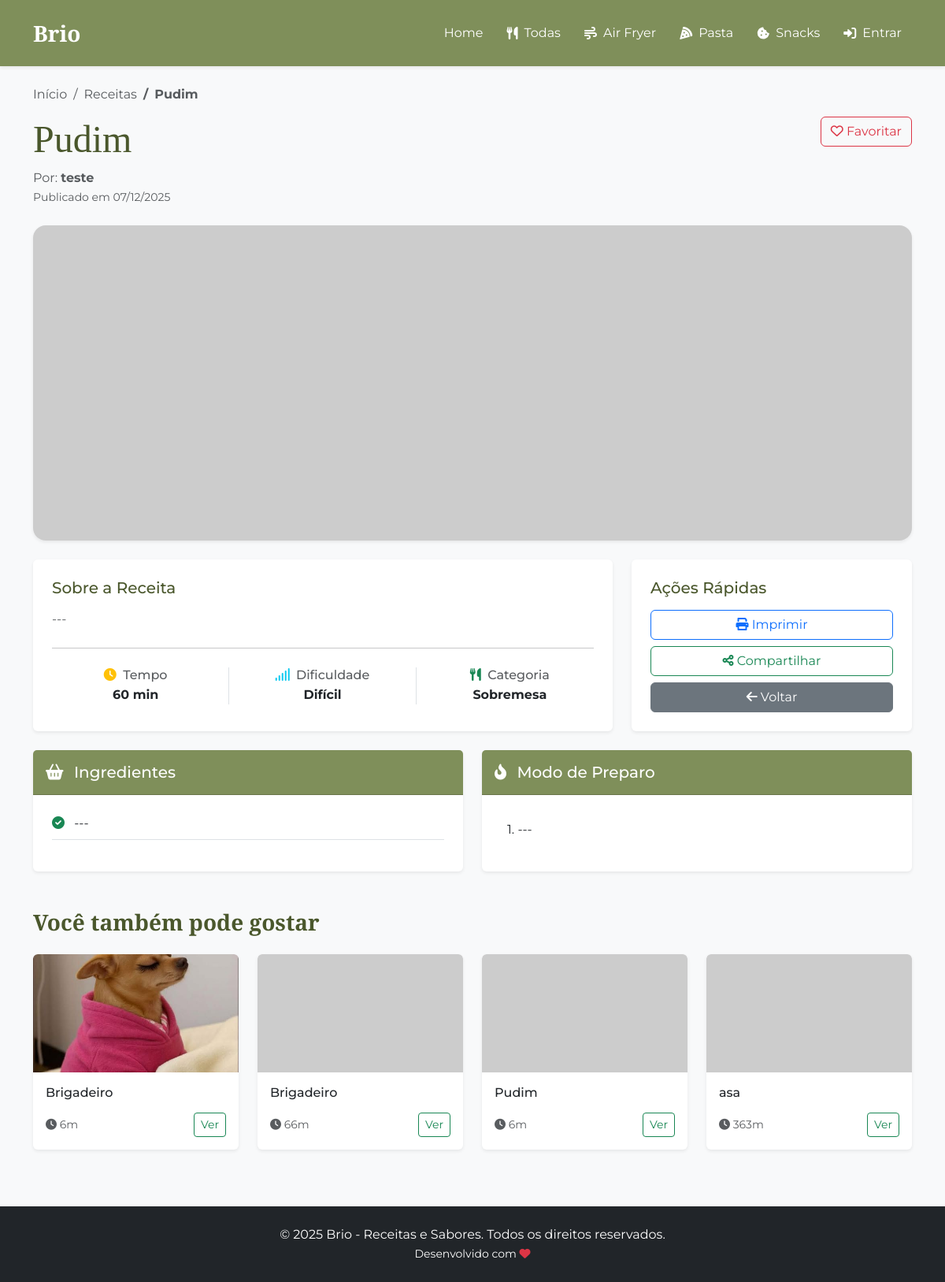
The page /src/php/verReceita.php?id=1 on the database its author committed.
### tables this page shows
CREATE TABLE `receitas` (
  `id` int(11) NOT NULL,
  `usuario_id` int(11) NOT NULL,
  `nome` varchar(150) NOT NULL,
  `descricao` text NOT NULL,
  `tempo_preparo_minutos` int(11) NOT NULL,
  `categoria` varchar(50) NOT NULL,
  `dificuldade` varchar(20) NOT NULL,
  `ingredientes` text NOT NULL,
  `modo_preparo` text NOT NULL,
  `data_postagem` datetime DEFAULT current_timestamp(),
  `imagem` varchar(255) DEFAULT NULL
);

CREATE TABLE `usuarios` (
  `id` int(11) NOT NULL,
  `nome` varchar(200) NOT NULL,
  `email` varchar(200) NOT NULL,
  `senha` varchar(200) NOT NULL,
  `token_reset` varchar(255) DEFAULT NULL,
  `tipo_usuario` varchar(20) NOT NULL DEFAULT 'comum',
  `data_cadastro` datetime DEFAULT current_timestamp(),
  `reset_token_hash` varchar(64) DEFAULT NULL,
  `reset_token_expires_at` datetime DEFAULT NULL
);

### src/php/verReceita.php (the view, shortened to what this page needs)
<?php
require 'conexao.php';
$receita_id = intval($_GET['id']);
try {
    $sql = "SELECT r.*, u.nome as autor_nome
            FROM receitas r
            INNER JOIN usuarios u ON r.usuario_id = u.id
            WHERE r.id = :id";
    $stmt = $pdo->prepare($sql);
    $stmt->execute([':id' => $receita_id]);
    $receita = $stmt->fetch(PDO::FETCH_ASSOC);
    $isFavorito = false;
    $relatedSql = "SELECT r.id, r.nome, r.descricao, r.tempo_preparo_minutos, r.imagem
                   FROM receitas r
                   WHERE r.categoria = :categoria AND r.id != :id
                   ORDER BY r.data_postagem DESC LIMIT 4";
    $relatedStmt = $pdo->prepare($relatedSql);
    $relatedStmt->execute([':categoria' => $receita['categoria'], ':id' => $receita_id]);
    $relacionadas = $relatedStmt->fetchAll(PDO::FETCH_ASSOC);
    $imagemUrl = !empty($receita['imagem']) ? "../" . $receita['imagem'] : "https://placehold.co/800x400/e9ecef/4a572c?text=Sem+Foto";
    $dataPostagem = date('d/m/Y', strtotime($receita['data_postagem']));
} catch (PDOException $e) {
    die("Erro: " . $e->getMessage());
}
?>
<!DOCTYPE html>
<html lang="pt-BR">
  <head>
    <link href="https://cdn.jsdelivr.net/npm/bootstrap@5.3.2/dist/css/bootstrap.min.css" rel="stylesheet" />
    <link rel="stylesheet" href="https://cdnjs.cloudflare.com/ajax/libs/font-awesome/6.0.0/css/all.min.css" />
    <link rel="stylesheet" href="../css/style.css" />
  </head>
  <body class="d-flex flex-column min-vh-100 bg-light">
    <div class="container py-4">
      <div class="row mb-4">
        <div class="col-12">
          <nav aria-label="breadcrumb">
            <ol class="breadcrumb">
              <li class="breadcrumb-item"><a href="../pages/tela_inicial.html" class="text-decoration-none text-muted">Início</a></li>
              <li class="breadcrumb-item"><a href="../pages/receitas.html" class="text-decoration-none text-muted">Receitas</a></li>
              <li class="breadcrumb-item active text-brio-green fw-bold" aria-current="page"><?php echo htmlspecialchars($receita['nome']); ?></li>
            </ol>
          </nav>
          <div class="d-flex justify-content-between align-items-start">
            <div>
              <h1 class="text-brio-green mb-2 playfair display-5"><?php echo htmlspecialchars($receita['nome']); ?></h1>
              <p class="text-muted mb-0">
                Por: <span class="fw-bold"><?php echo htmlspecialchars($receita['autor_nome']); ?></span>
              </p>
              <small class="text-muted">Publicado em <?php echo $dataPostagem; ?></small>
            </div>
            <div>
                <button id="btn-favorito" class="btn <?php echo $isFavorito ? 'btn-danger' : 'btn-outline-danger'; ?>" onclick="toggleFavorito(<?php echo $receita['id']; ?>, this)">
                    <i class="<?php echo $isFavorito ? 'fas' : 'far'; ?> fa-heart"></i>
                    <span id="txt-favorito"><?php echo $isFavorito ? 'Favoritado' : 'Favoritar'; ?></span>
                </button>
            </div>
          </div>
        </div>
      </div>
      <div class="row mb-4">
          <div class="col-12">
              <div class="rounded-4 overflow-hidden shadow-sm" style="max-height: 400px;">
                  <img src="<?php echo $imagemUrl; ?>" class="w-100" style="height: 400px; object-fit: cover;" alt="<?php echo htmlspecialchars($receita['nome']); ?>">
              </div>
          </div>
      </div>
      <div class="row mb-4">
        <div class="col-md-8">
          <div class="card border-0 shadow-sm h-100">
            <div class="card-body p-4">
              <h5 class="card-title text-brio-green mb-3">Sobre a Receita</h5>
              <p class="card-text text-muted"><?php echo nl2br(htmlspecialchars($receita['descricao'])); ?></p>
              <hr class="my-4">
              <div class="row text-center">
                <div class="col-4 border-end">
                  <h6 class="text-muted mb-1"><i class="fas fa-clock text-warning me-1"></i> Tempo</h6>
                  <span class="fw-bold"><?php echo $receita['tempo_preparo_minutos']; ?> min</span>
                </div>
                <div class="col-4 border-end">
                  <h6 class="text-muted mb-1"><i class="fas fa-signal text-info me-1"></i> Dificuldade</h6>
                  <span class="fw-bold"><?php echo htmlspecialchars($receita['dificuldade']); ?></span>
                </div>
                <div class="col-4">
                  <h6 class="text-muted mb-1"><i class="fas fa-utensils text-success me-1"></i> Categoria</h6>
                  <span class="fw-bold"><?php echo htmlspecialchars($receita['categoria']); ?></span>
                </div>
              </div>
            </div>
          </div>
        </div>
        <div class="col-md-4">
          <div class="card border-0 shadow-sm">
            <div class="card-body p-4">
              <h5 class="card-title text-brio-green mb-3">Ações Rápidas</h5>
              <div class="d-grid gap-2">
                <button class="btn btn-outline-primary" onclick="window.print()">
                  <i class="fas fa-print"></i> Imprimir
                </button>
                <button class="btn btn-outline-success" onclick="compartilharReceita()">
                  <i class="fas fa-share-alt"></i> Compartilhar
                </button>
                <a href="../pages/receitas.html" class="btn btn-secondary">
                  <i class="fas fa-arrow-left"></i> Voltar
                </a>
              </div>
            </div>
          </div>
        </div>
      </div>
      <div class="row mb-5">
        <div class="col-md-6 mb-3 mb-md-0">
          <div class="card h-100 border-0 shadow-sm">
            <div class="card-header bg-brio-green text-white py-3">
              <h5 class="mb-0"><i class="fas fa-shopping-basket me-2"></i> Ingredientes</h5>
            </div>
            <div class="card-body p-4">
              <ul class="list-unstyled">
                <?php
                    $listaIngredientes = explode("\n", $receita['ingredientes']);
                    foreach($listaIngredientes as $item):
                        if(trim($item) != ''):
                ?>
                    <li class="mb-2 border-bottom pb-2">
                        <i class="fas fa-check-circle text-success me-2"></i> <?php echo htmlspecialchars($item); ?>
                    </li>
                <?php endif; endforeach; ?>
              </ul>
            </div>
          </div>
        </div>
        <div class="col-md-6">
          <div class="card h-100 border-0 shadow-sm">
            <div class="card-header bg-brio-green text-white py-3">
              <h5 class="mb-0"><i class="fas fa-fire-alt me-2"></i> Modo de Preparo</h5>
            </div>
            <div class="card-body p-4">
                <ol class="list-group list-group-numbered list-group-flush">
                <?php
                    $listaPreparo = explode("\n", $receita['modo_preparo']);
                    foreach($listaPreparo as $passo):
                        if(trim($passo) != ''):
                ?>
                    <li class="list-group-item border-0 ps-2 mb-2">
                        <?php echo htmlspecialchars($passo); ?>
                    </li>
                <?php endif; endforeach; ?>
                </ol>
            </div>
          </div>
        </div>
      </div>
      <?php if(count($relacionadas) > 0): ?>
      <div class="row">
        <div class="col-12">
          <h3 class="text-brio-green mb-4">Você também pode gostar</h3>
          <div class="row g-4">
            <?php foreach($relacionadas as $rel):
                $imgRel = !empty($rel['imagem']) ? "../" . $rel['imagem'] : "https://placehold.co/600x400/e9ecef/4a572c?text=Sem+Foto";
            ?>
            <div class="col-md-6 col-lg-3">
              <div class="card h-100 shadow-sm border-0 overflow-hidden">
                <img src="<?php echo $imgRel; ?>" class="card-img-top" style="height: 150px; object-fit: cover;" alt="<?php echo htmlspecialchars($rel['nome']); ?>">
                <div class="card-body">
                  <h6 class="card-title text-truncate"><?php echo htmlspecialchars($rel['nome']); ?></h6>
                  <div class="d-flex justify-content-between align-items-center mt-3">
                    <small class="text-muted"><i class="fas fa-clock"></i> <?php echo $rel['tempo_preparo_minutos']; ?>m</small>
                    <a href="verReceita.php?id=<?php echo $rel['id']; ?>" class="btn btn-sm btn-outline-success">Ver</a>
                  </div>
                </div>
              </div>
            </div>
            <?php endforeach; ?>
          </div>
        </div>
      </div>
      <?php endif; ?>
    </div>
  </body>
</html>

### src/css/style.css (style rules this page uses)
body { font-family: "Montserrat", sans-serif; background-color: #e6f6ec; color: #333; }
.bg-brio-green { background-color: #7f8f5a; }
.text-brio-green { color: #4a572c; }
h1, h2, h3, .font-serif { font-family: "Playfair Display", serif; font-weight: 700; }

### rows shown on the page
receitas: nome "Pudim", usuario.nome "teste", data_postagem "07/12/2025", descricao "---", tempo_preparo_minutos "60", dificuldade "Difícil", categoria "Sobremesa", ingredientes "---", modo_preparo "---"
receitas: imagem (picture), nome "Brigadeiro", tempo_preparo_minutos "6"
receitas: nome "Brigadeiro", tempo_preparo_minutos "66"
receitas: nome "Pudim", tempo_preparo_minutos "6"
receitas: nome "asa", tempo_preparo_minutos "363"
